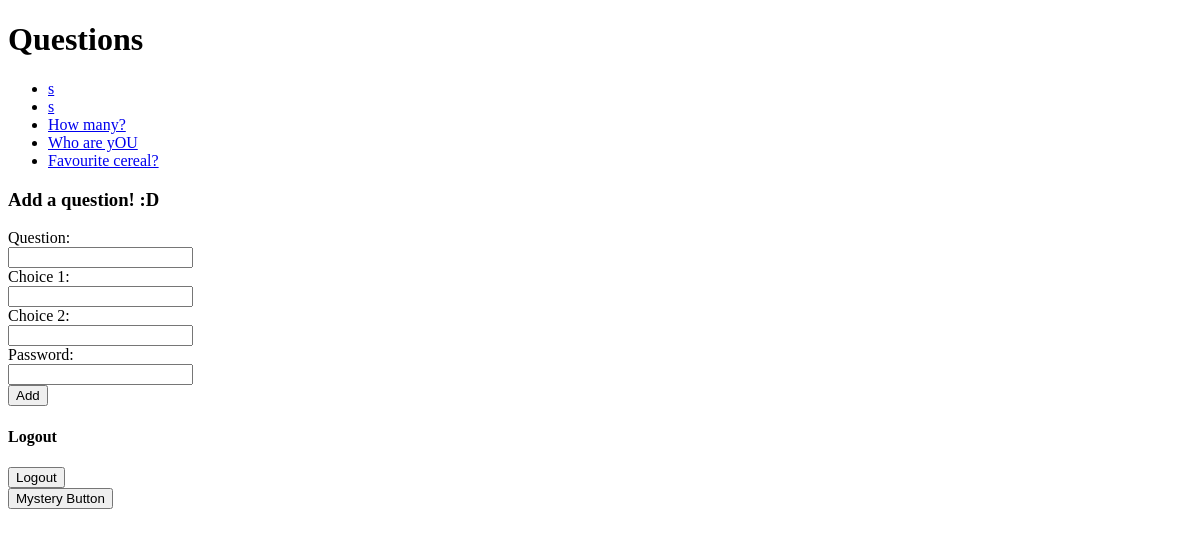
The page /polls/ on the database as committed earlier.
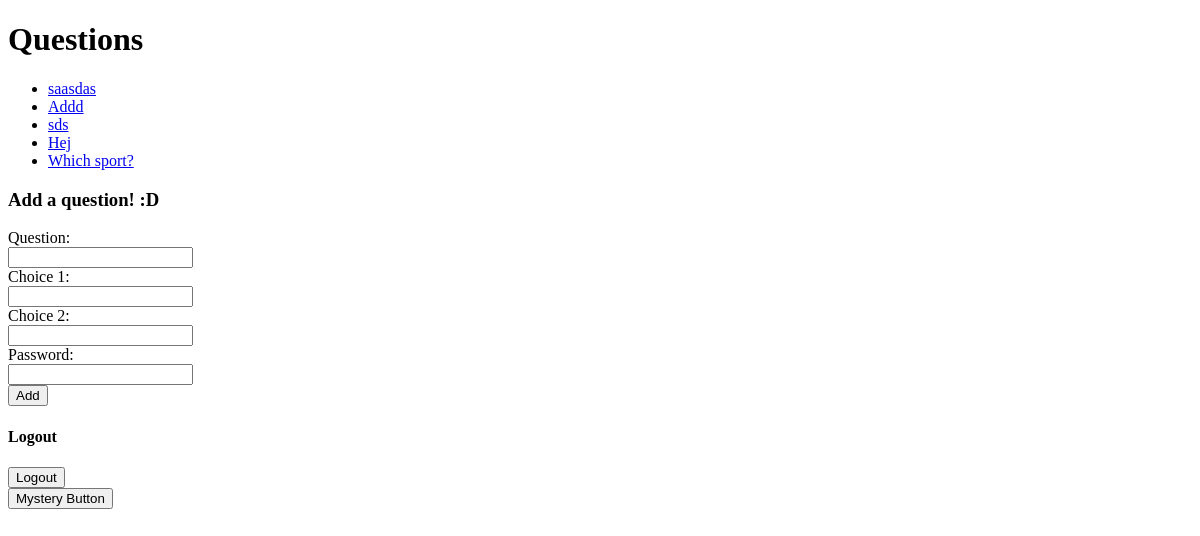
The same page on the database as committed later.
### polls/models.py (models this page shows, shortened)
class Question(models.Model):
    question_text = models.CharField(max_length=200)
    pub_date = models.DateTimeField('date published')

### polls/views.py (the view)
# urls.py: path('polls/', views.index, name='index'),
def index(request):
    latest_question_list = Question.objects.order_by('-pub_date')[:5]
    context = {'latest_question_list': latest_question_list}
    return render(request, 'polls/index.html', context)

### polls/templates/polls/index.html (shortened to what this page needs)
<!DOCTYPE html>
<html lang="en">
  <head>
  </head>
  <body>
    <h1>Questions</h1>
    <div>
    {% if latest_question_list %}
        <ul>
        {% for question in latest_question_list %}
            <li><a href="{% url 'detail' question.id %}">
              {{ question.question_text }}
            </a></li>
        {% endfor %}
        </ul>
    {% else %}
        <p>No polls are available.</p>
    {% endif %}
    </div>
    <div>
        <h3>Add a question! :D</h3>
        <form action="{% url 'addquestion' %}" method="GET">
            <label for="q">Question:</label><br>
            <input type="text" name="q"><br>
            <label for="c1">Choice 1:</label><br>
            <input type="text" name="c1"><br>
            <label for="c2">Choice 2:</label><br>
            <input type="text" name="c2"><br>
            <label for="pw">Password:</label><br>
            <input type="password" name="pw"><br>
            <input type="submit" value="Add"><br>
        </form>
    </div>
    <div>
      <h4>Logout</h4>
      <form action="{% url 'logout' %}" method="POST">
          <input type="submit" value="Logout"/>
      </form>
    </div>
    <form action="{% url 'mystery' %}" method="POST">
        <input type="submit" value="Mystery Button"/>
  </form>
  </body>
</html>

Rows that differ between the two databases and show on the page:
removed Question: question_text "s"
removed Question: question_text "s"
no longer on this page (row unchanged): Question: question_text "How many?"
no longer on this page (row unchanged): Question: question_text "Who are yOU"
no longer on this page (row unchanged): Question: question_text "Favourite cereal?"
added Question: question_text "saasdas"
added Question: question_text "Addd"
added Question: question_text "sds"
added Question: question_text "Hej"
added Question: question_text "Which sport?"
